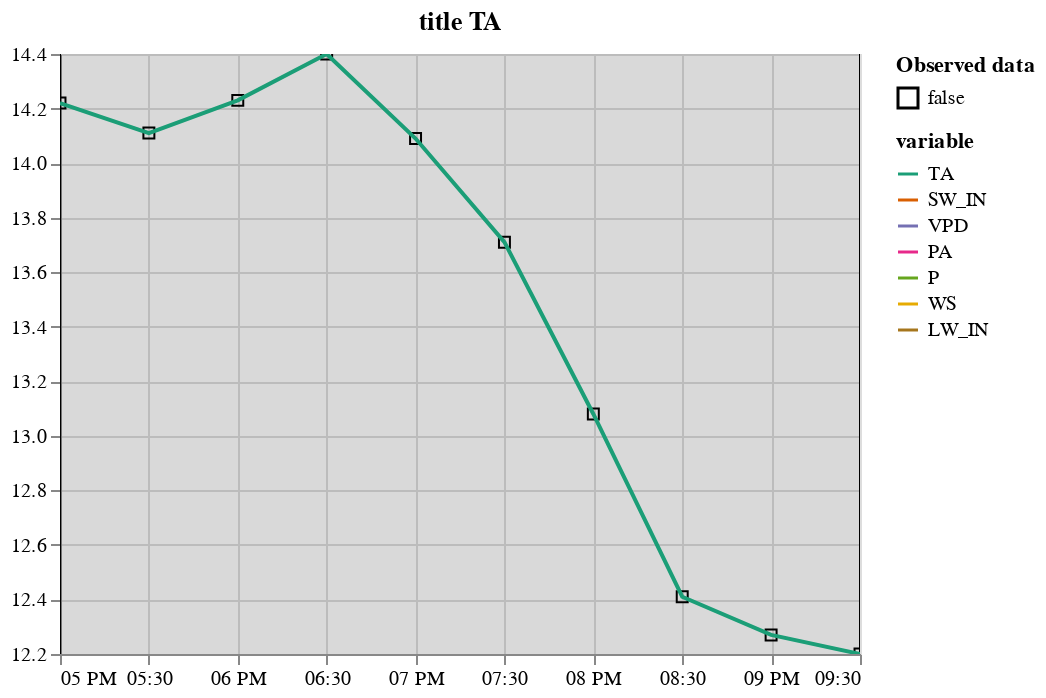

Notebook source saved alongside this figure:
### Code cell
plot_variable(m_df.tidy(), "TA", title="title TA")

### Figure 1 — Vega-Lite specification as saved in the notebook (floating-point values rounded to 4 significant figures)
{"config": {"view": {"continuousWidth": 400, "continuousHeight": 300}}, "layer": [{"data": {"name": "data-fef56d6be9214faafab4e0ea1b5aa4a9"}, "mark": {"type": "point", "color": "black", "fillOpacity": 1, "strokeWidth": 1}, "encoding": {"fill": {"field": "is_present", "legend": {"title": ["Observed data"]}, "scale": {"range": ["#ffffff00", "gray"]}, "type": "nominal"}, "shape": {"field": "is_present", "scale": {"range": ["square", "circle"]}, "type": "nominal"}, "x": {"axis": {"domain": true, "labels": true, "ticks": true, "title": "time"}, "field": "time", "type": "temporal"}, "y": {"field": "value", "scale": {"zero": false}, "title": "", "type": "quantitative"}}}, {"layer": [{"mark": "rule", "encoding": {"x": {"axis": {"domain": false, "labels": false, "ticks": false, "title": null}, "field": "gap_start", "type": "temporal"}}}, {"mark": "rule", "encoding": {"x": {"axis": {"domain": false, "labels": false, "ticks": false, "title": null}, "field": "gap_end", "type": "temporal"}}}, {"mark": {"type": "rect", "color": "black", "opacity": 0.15}, "encoding": {"x": {"axis": {"domain": false, "labels": false, "ticks": false, "title": null}, "field": "gap_start", "type": "temporal"}, "x2": {"field": "gap_end"}}}], "data": {"name": "data-25af61cd5757f427342361a34fb5ea62"}}, {"data": {"name": "data-fef56d6be9214faafab4e0ea1b5aa4a9"}, "mark": "line", "encoding": {"color": {"field": "variable", "scale": {"domain": ["TA", "SW_IN", "VPD", "PA", "P", "WS", "LW_IN"], "range": ["#1B9E77", "#D95F02", "#7570B3", "#E7298A", "#66A61E", "#E6AB02", "#A6761D", "#666666"]}, "type": "nominal"}, "x": {"field": "time", "type": "temporal"}, "y": {"field": "value", "scale": {"zero": false}, "title": "", "type": "quantitative"}}, "name": "view_1"}], "params": [{"name": "param_7", "select": {"type": "interval"}, "bind": "scales", "views": ["view_1"]}], "title": "title TA", "$schema": "https://vega.github.io/schema/vega-lite/v5.2.0.json", "datasets": {"data-fef56d6be9214faafab4e0ea1b5aa4a9": [{"time": "2000-06-15T17:00:00", "variable": "TA", "value": 14.22, "is_present": false}, {"time": "2000-06-15T17:30:00", "variable": "TA", "value": 14.11, "is_present": false}, {"time": "2000-06-15T18:00:00", "variable": "TA", "value": 14.23, "is_present": false}, {"time": "2000-06-15T18:30:00", "variable": "TA", "value": 14.4, "is_present": false}, {"time": "2000-06-15T19:00:00", "variable": "TA", "value": 14.09, "is_present": false}, {"time": "2000-06-15T19:30:00", "variable": "TA", "value": 13.71, "is_present": false}, {"time": "2000-06-15T20:00:00", "variable": "TA", "value": 13.08, "is_present": false}, {"time": "2000-06-15T20:30:00", "variable": "TA", "value": 12.41, "is_present": false}, {"time": "2000-06-15T21:00:00", "variable": "TA", "value": 12.27, "is_present": false}, {"time": "2000-06-15T21:30:00", "variable": "TA", "value": 12.2, "is_present": false}], "data-25af61cd5757f427342361a34fb5ea62": [{"gap_start": "2000-06-15T17:00:00", "gap_end": "2000-06-15T21:30:00"}]}}
